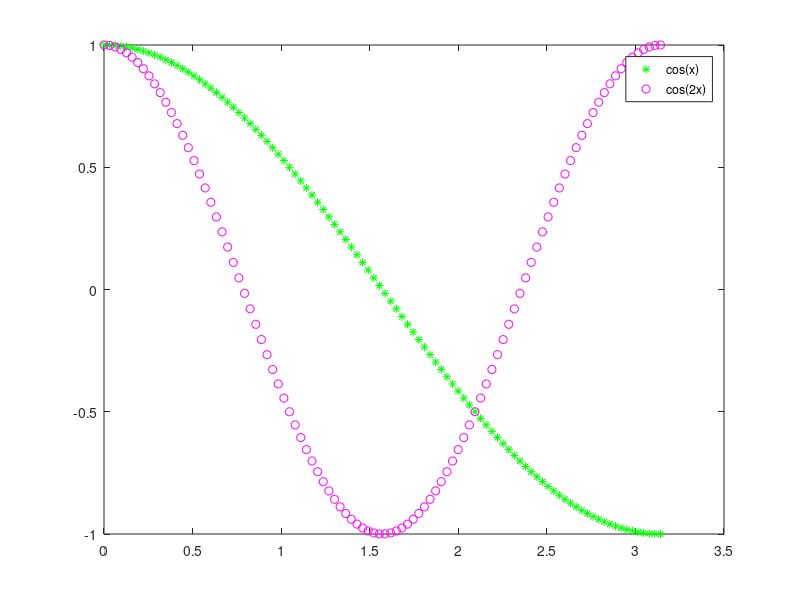

Write the MATLAB code that produced this figure.
% plot multiplot on the same page 
    %plot(X1,Y1,LineSpec1,X2,Y2,LineSpec,..)
    % or use A; hold on ; B
x = linspace(0,pi); % x = 0 :(step:)pi
y1 = cos(x);
y2 = cos(2*x);
plot(x,y1,'g*',x,y2,'mo')
legend('cos(x)','cos(2x)')
